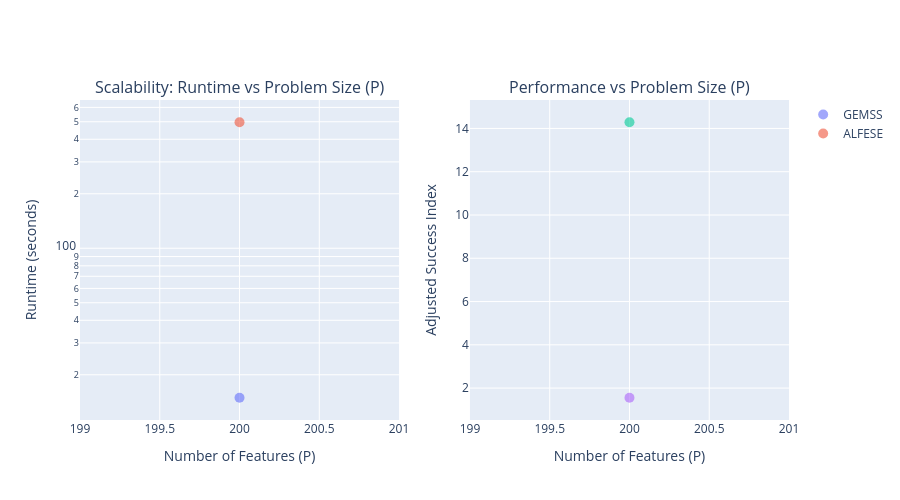

The code cell stored with this chart in its notebook:
### Markdown cell above
## Scalability Analysis

Examine how performance and runtime scale with problem size (N and P).

### Code cell
if df is not None and len(df_success) > 0:
    # Create subplots
    fig_scale = make_subplots(
        rows=1,
        cols=2,
        subplot_titles=(
            "Scalability: Runtime vs Problem Size (P)",
            "Performance vs Problem Size (P)",
        ),
    )

    # Runtime vs Number of Features (P)
    for method in df_success["Method"].unique():
        method_data = df_success[df_success["Method"] == method]
        fig_scale.add_trace(
            go.Scatter(
                x=method_data["N_FEATURES"],
                y=method_data["Runtime_Sec"],
                mode="markers",
                name=method,
                opacity=0.6,
                marker=dict(size=10),
            ),
            row=1,
            col=1,
        )

    # Adjusted SI vs Number of Features
    for method in df_success["Method"].unique():
        method_data = df_success[df_success["Method"] == method]
        fig_scale.add_trace(
            go.Scatter(
                x=method_data["N_FEATURES"],
                y=method_data["Adjusted_SI"],
                mode="markers",
                name=method,
                opacity=0.6,
                marker=dict(size=10),
                showlegend=False,
            ),
            row=1,
            col=2,
        )

    # Update layout
    fig_scale.update_xaxes(title_text="Number of Features (P)", row=1, col=1)
    fig_scale.update_yaxes(title_text="Runtime (seconds)", type="log", row=1, col=1)
    fig_scale.update_xaxes(title_text="Number of Features (P)", row=1, col=2)
    fig_scale.update_yaxes(title_text="Adjusted Success Index", row=1, col=2)

    fig_scale.update_layout(height=500, showlegend=True)
    
    fig_scale.show()
else:
    print("No data available")

### Figure 1 — Plotly figure (JSON) as saved in the notebook; plotly's stock layout.template omitted (floating-point values rounded to 4 significant figures)
{"data": [{"marker": {"size": 10}, "mode": "markers", "name": "GEMSS", "opacity": 0.6, "type": "scatter", "x": [200], "xaxis": "x", "y": [14.93], "yaxis": "y"}, {"marker": {"size": 10}, "mode": "markers", "name": "ALFESE", "opacity": 0.6, "type": "scatter", "x": [200], "xaxis": "x", "y": [496.7], "yaxis": "y"}, {"marker": {"size": 10}, "mode": "markers", "name": "GEMSS", "opacity": 0.6, "showlegend": false, "type": "scatter", "x": [200], "xaxis": "x2", "y": [14.29], "yaxis": "y2"}, {"marker": {"size": 10}, "mode": "markers", "name": "ALFESE", "opacity": 0.6, "showlegend": false, "type": "scatter", "x": [200], "xaxis": "x2", "y": [1.554], "yaxis": "y2"}], "layout": {"annotations": [{"font": {"size": 16}, "showarrow": false, "text": "Scalability: Runtime vs Problem Size (P)", "x": 0.225, "xanchor": "center", "xref": "paper", "y": 1, "yanchor": "bottom", "yref": "paper"}, {"font": {"size": 16}, "showarrow": false, "text": "Performance vs Problem Size (P)", "x": 0.775, "xanchor": "center", "xref": "paper", "y": 1, "yanchor": "bottom", "yref": "paper"}], "height": 500, "showlegend": true, "xaxis": {"anchor": "y", "domain": [0, 0.45], "title": {"text": "Number of Features (P)"}}, "xaxis2": {"anchor": "y2", "domain": [0.55, 1], "title": {"text": "Number of Features (P)"}}, "yaxis": {"anchor": "x", "domain": [0, 1], "title": {"text": "Runtime (seconds)"}, "type": "log"}, "yaxis2": {"anchor": "x2", "domain": [0, 1], "title": {"text": "Adjusted Success Index"}}}}
